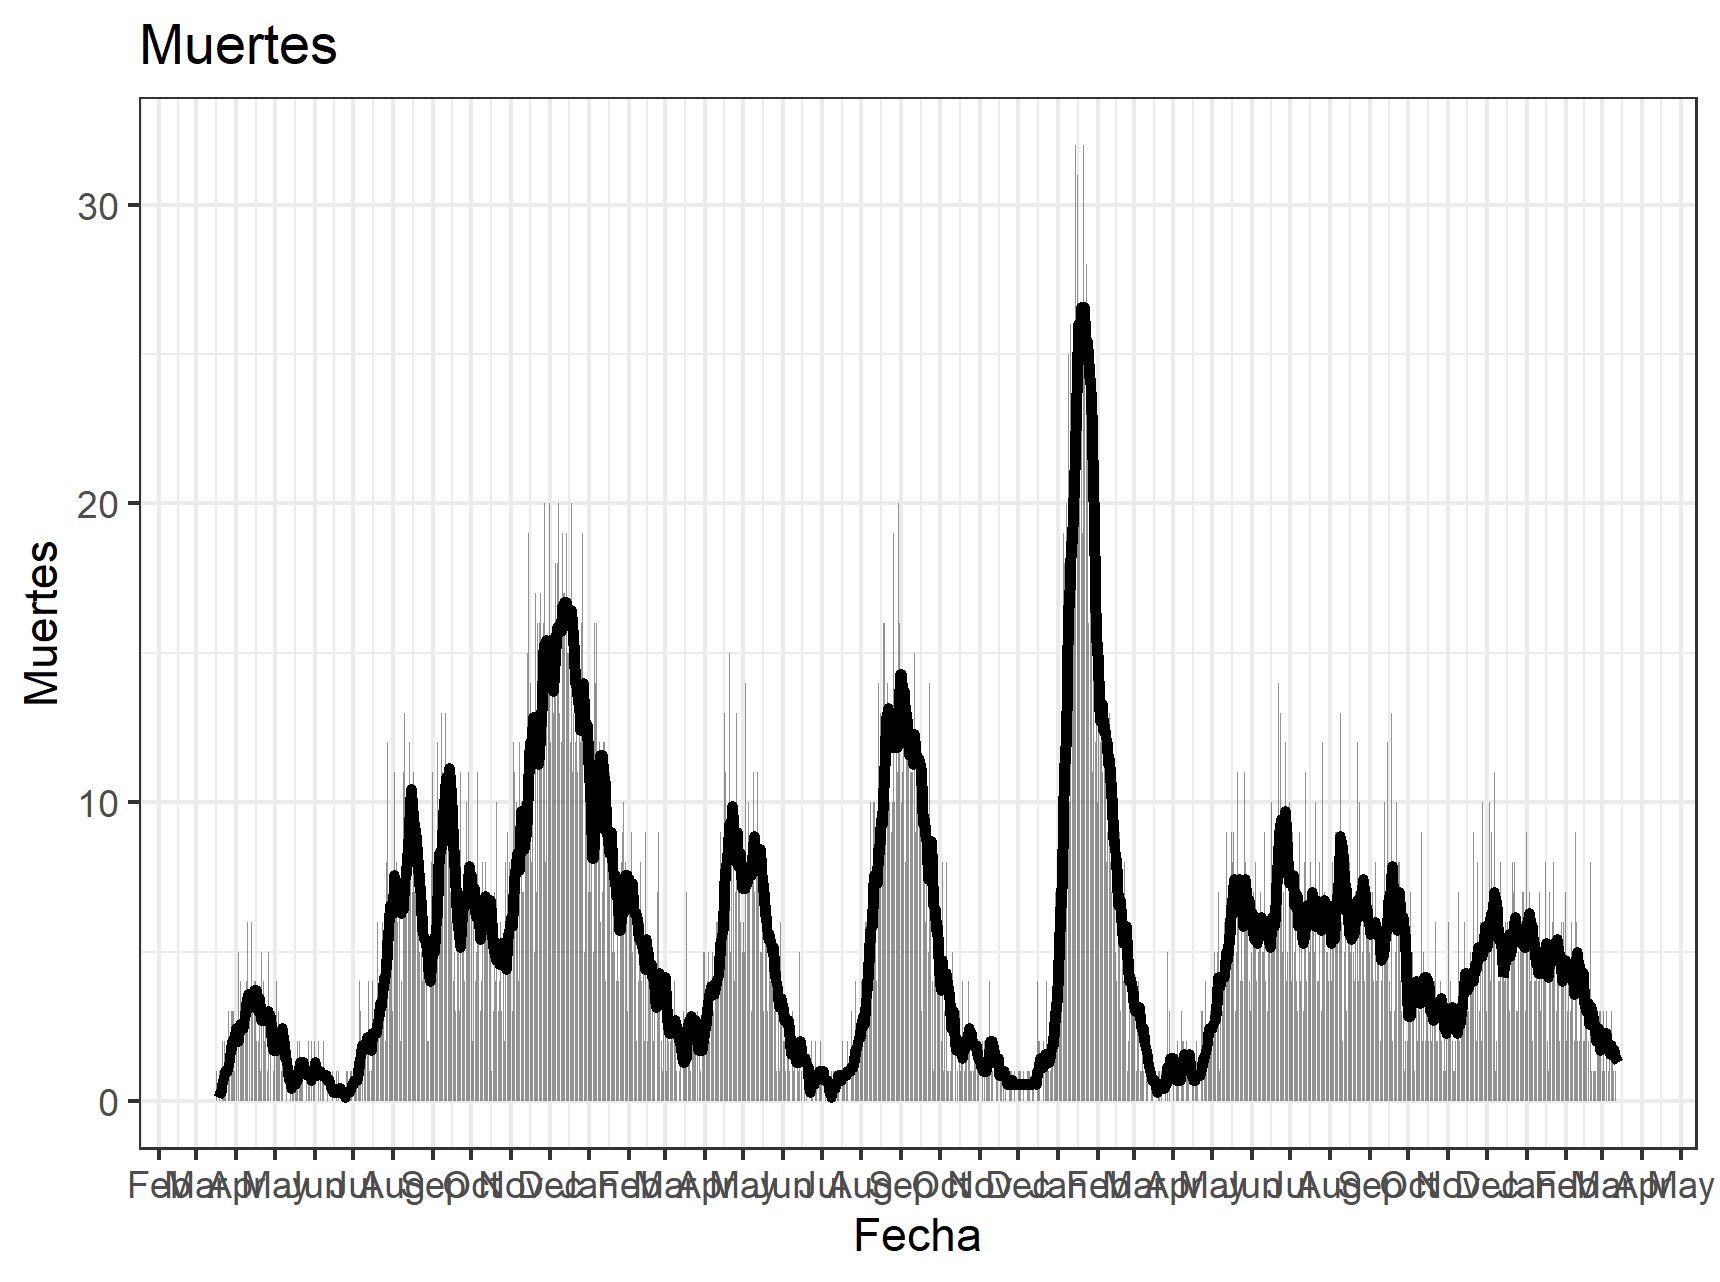

The script that saved this image:
# muertes.R - examine deaths from COVID-19 in Puerto Rico
# See https://github.com/rafalab/pr-covid
# death plots cribbed from dashboard/wrangle.R
# adapted to examine YPLL by Humberto Ortiz-Zuazaga

library(tidyverse)
library(lubridate)
library(scales)

# moving average ----------------------------------------------------------

ma7 <- function(d, y, k = 7) 
  tibble(date = d, moving_avg = as.numeric(stats::filter(y, rep(1/k, k), side = 1)))

first_day <- make_date(2020, 3, 12)

age_levels <-  c("0 to 9", "10 to 19", "20 to 29", "30 to 39", "40 to 49", "50 to 59", "60 to 69",
"70 to 79", "80 to 89", "90 to 99", "100 to 109", "110 to 119", "120 to 129")

age_starts <- c(0, 10, 15, 20, 30, 40, 65, 75)

age_ends <- c(9, 14, 19, 29, 39, 64, 74, Inf)

##url <- "https://bioportal-apim.salud.pr.gov/bioportal/administration/reports/deaths/summary"
file  <- "C:/Users/lualg/Downloads/CCOM3986/CovidPR/pr-ypll/dataset_defunciones.json"

##portal_summary <- read_file(url)
deaths <- jsonlite::fromJSON(file) %>%
  as_tibble() %>%
  mutate(date = as_date(ymd_hms(FE_MUERTE, tz = "America/Puerto_Rico"))) %>%
  mutate(date = if_else(date < first_day | date > today(),
    as_date(ymd_hms(FE_MUERTE, tz = "America/Puerto_Rico")),
    date)) %>%
  mutate(age_start = as.numeric(str_extract(TX_GRUPO_EDAD, "^\\d+")),
  age_end = as.numeric(str_extract(TX_GRUPO_EDAD, "\\d+$"))) %>%
  mutate(TX_GRUPO_EDAD = age_levels[as.numeric(cut(age_start, c(age_starts, Inf), right = FALSE))]) %>%
  mutate(TX_GRUPO_EDAD = factor(TX_GRUPO_EDAD, levels = age_levels))

# --Mortality and hospitlization
# use old handmade database to fill in the blanks
old_hosp_mort <- read_csv("https://raw.githubusercontent.com/rafalab/pr-covid/master/dashboard/data/DatosMortalidad.csv") %>%
  mutate(date = mdy(Fecha)) %>%
  filter(date >= first_day) %>%
  arrange(date) %>%
  select(date, HospitCOV19, CamasICU_disp, CamasICU)

httr::set_config(httr::config(ssl_verifypeer = 0L, ssl_verifyhost = 0L))
url <- "https://covid19datos.salud.gov.pr/estadisticas_v2/download/data/sistemas_salud/completo"
hosp_mort <- read.csv(text = rawToChar(httr::content(httr::GET(url)))) %>% 
  mutate(date = as_date(FE_REPORTE)) %>%
  filter(date >= first_day) %>%
  full_join(old_hosp_mort, by = "date") %>%
  arrange(date) %>%
  ## add columns to match old table
  mutate(HospitCOV19 = ifelse(is.na(CAMAS_ADULTOS_COVID), HospitCOV19, CAMAS_ADULTOS_COVID),
         CamasICU = ifelse(is.na(CAMAS_ICU_COVID), CamasICU, CAMAS_ICU_COVID),
         CamasICU_disp = ifelse(is.na(CAMAS_ICU_DISP), CamasICU_disp, CAMAS_ICU_DISP))

## replace the death data with BioPortal data for consistency

hosp_mort <- deaths %>%
  group_by(date) %>%
  summarize(deaths = n(), .groups = "drop") %>%
  full_join(hosp_mort, by = "date") %>%
  arrange(date) %>%
  mutate(deaths = replace_na(deaths,0)) %>%
  mutate(IncMueSalud = deaths,
         mort_week_avg =  ma7(date, deaths)$moving_avg) %>%
  select(-deaths)

ypll <- deaths %>%
  mutate(ypll = 75 - (age_start + (age_end - age_start)/2)) %>%
  mutate(ypll = if_else(ypll < 0, 0, ypll)) %>%
  group_by(date) %>%
  summarize(ypll = sum(ypll), .groups = "drop") %>%
  mutate(ypll_week_avg =  ma7(date, ypll)$moving_avg)

ggplot(ypll, aes(x=date, y=cumsum(ypll))) + geom_line()
ggsave("ypll-cumul.png")

ggplot(ypll, aes(x=date, y=ypll)) + geom_col() +
  geom_line(aes(y = ypll_week_avg), color="black", size = 1.25)
ggsave("ypll.png")

# Deaths ------------------------------------------------------------------
last_day <- today() - days(7)
last_complete_day <- today() - 1

plot_deaths <- function(hosp_mort,  
                        start_date = first_day, 
                        end_date = last_complete_day, 
                        cumm = FALSE,
                        yscale = FALSE){
  if(cumm){
    ret <- hosp_mort %>%
      replace_na(list(IncMueSalud = 0)) %>%
      mutate(IncMueSalud = cumsum(IncMueSalud)) %>%
      filter(date >= start_date & date <= end_date) %>%
      ggplot(aes(date)) +
      geom_bar(aes(y = IncMueSalud), stat = "identity", width = 0.75, alpha = 0.65) +
      ylab("Muertes acumuladas") +
      xlab("Fecha") +
      ggtitle("Muertes acumuladas") +
      scale_x_date(date_labels = "%b", breaks = breaks_width("1 month"))  +
      theme_bw()
  } else{
    
    hosp_mort$mort_week_avg[hosp_mort$date > last_day] <- NA
    
    ret <- hosp_mort %>%
      filter(date >= start_date & date <= end_date) %>%
      ggplot(aes(date)) +
      ylab("Muertes") +
      xlab("Fecha") +
      ggtitle("Muertes") +
      scale_x_date(date_labels = "%b", breaks = breaks_width("1 month"))  +
      #scale_y_continuous(breaks = seq(0, max(hosp_mort$IncMueSalud, na.rm=TRUE), 1)) +
      theme_bw()
    if(yscale){
      ret <- ret +  
        geom_bar(aes(y = IncMueSalud), stat = "identity", width = 0.75, alpha = 0.65) +
        geom_line(aes(y = mort_week_avg), color="black", size = 1.25)
    } else{
      ret <- ret +  
        geom_point(aes(y = IncMueSalud), width = 0.75, alpha = 0.65) +
        geom_line(aes(y = mort_week_avg), color="black", size = 1.25)
    }
  }
  return(ret)
}

plot_deaths(hosp_mort, yscale = TRUE)
ggsave("muertes.png")
